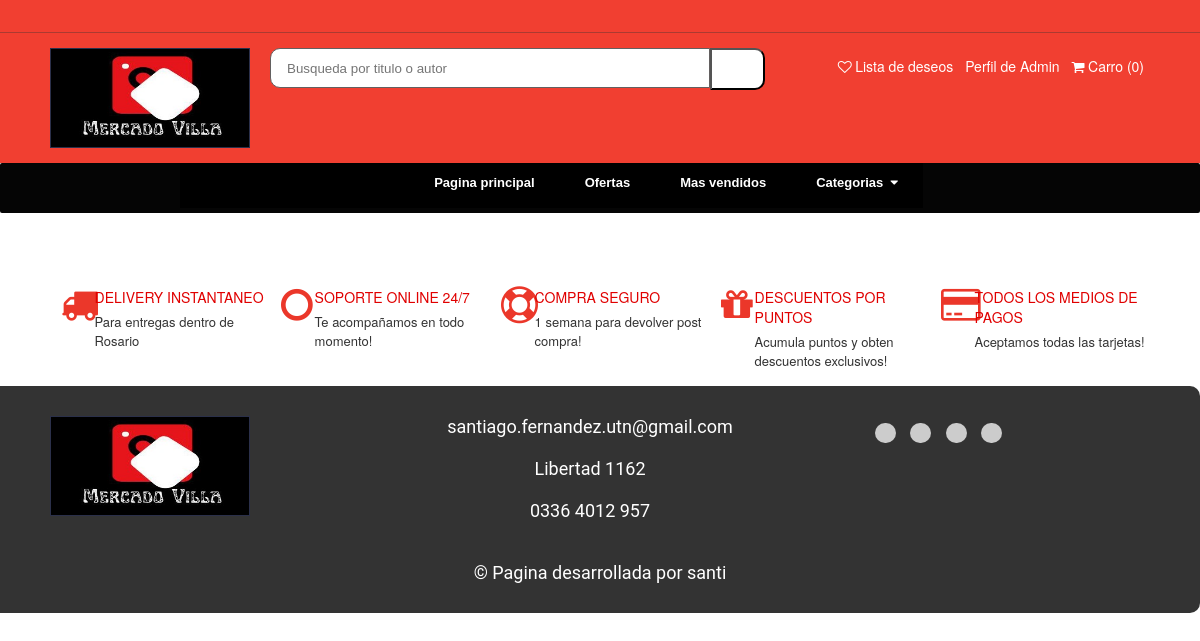
/web/chat/ (signed in), run on an earlier commit of the app's database.
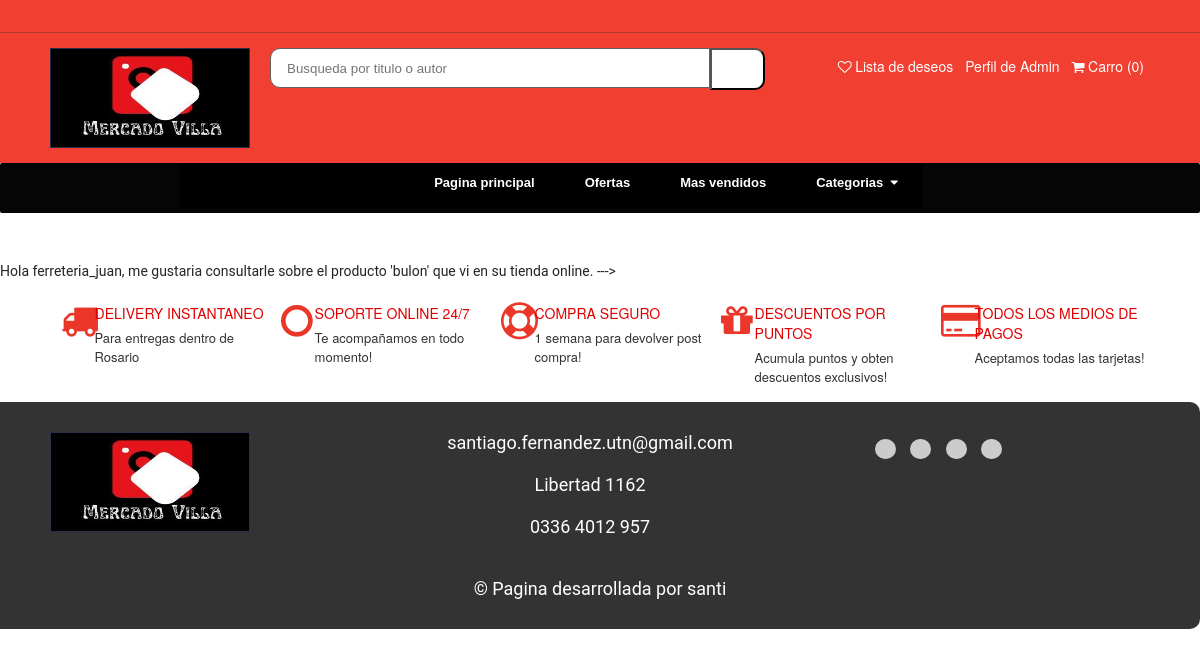
And on a later commit of the database.
### comunication/models.py (models this page shows, shortened)
class ComunicationModel(models.Model):
    client_question = models.ForeignKey(ClientModel, on_delete=models.DO_NOTHING, related_name="client_question")
    client_seller = models.ForeignKey(ClientModel, on_delete=models.CASCADE, related_name="client_seller")
    question = models.TextField()
    answer = models.TextField(blank=True, default="")

### web/views/chat_view.py (the view)
# urls.py: path('chat/', ChatView.as_view(), name="chat"),
class ChatView(LoginRequiredMixin, View):
    def __init__(self, **kwargs) -> None:
        self.template = loader.get_template("chat.html")
        super().__init__(**kwargs)
    def get(self,request):
        chat = ComunicationModel.objects.filter(client_question=request.user)
        context = {
            "chat" : chat,
        }
        return HttpResponse(self.template.render(context, request))

### templates/chat.html
{% extends "home.html" %}
{% load static %}
{% block content %}
{% load humanize %}
{% for c in chat%}
{{c.question}} ---> {{c.answer}} <br>
{% endfor %}
{%endblock content%}

What changed in the data, as far as the page shows it:
added ComunicationModel: question "Hola ferreteria_juan, me gustaria consultarle sobre el producto 'bulon' que vi en su tienda online."
